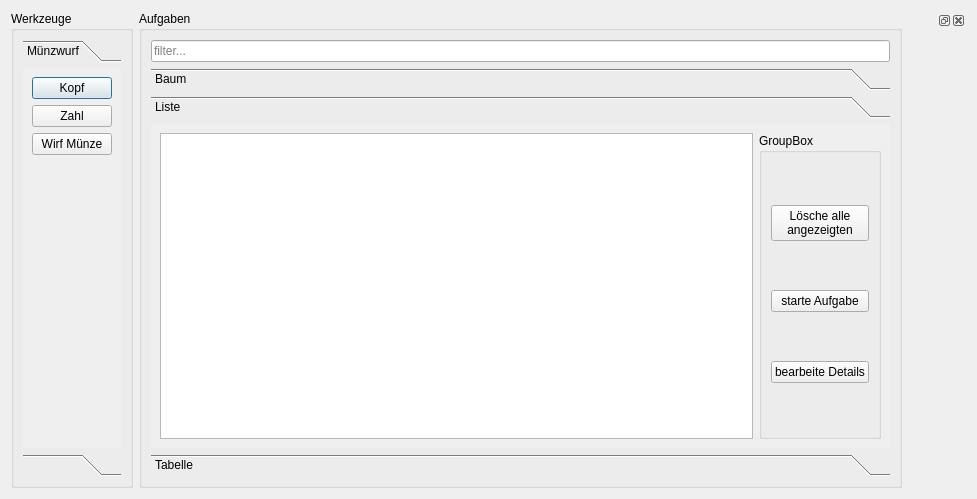
<?xml version="1.0" encoding="UTF-8"?>
<ui version="4.0">
 <class>Dialog</class>
 <widget class="QDialog" name="Dialog">
  <property name="geometry">
   <rect>
    <x>0</x>
    <y>0</y>
    <width>977</width>
    <height>499</height>
   </rect>
  </property>
  <property name="windowTitle">
   <string>Dialog</string>
  </property>
  <layout class="QHBoxLayout" name="horizontalLayout_3">
   <item>
    <widget class="QGroupBox" name="groupBox_2">
     <property name="sizePolicy">
      <sizepolicy hsizetype="Minimum" vsizetype="Minimum">
       <horstretch>0</horstretch>
       <verstretch>0</verstretch>
      </sizepolicy>
     </property>
     <property name="title">
      <string>Werkzeuge</string>
     </property>
     <layout class="QHBoxLayout" name="horizontalLayout_4">
      <item>
       <widget class="QToolBox" name="toolBox_2">
        <property name="sizePolicy">
         <sizepolicy hsizetype="Preferred" vsizetype="Minimum">
          <horstretch>0</horstretch>
          <verstretch>0</verstretch>
         </sizepolicy>
        </property>
        <property name="minimumSize">
         <size>
          <width>90</width>
          <height>0</height>
         </size>
        </property>
        <property name="currentIndex">
         <number>0</number>
        </property>
        <widget class="QWidget" name="page_4">
         <property name="geometry">
          <rect>
           <x>0</x>
           <y>0</y>
           <width>106</width>
           <height>377</height>
          </rect>
         </property>
         <attribute name="label">
          <string>Münzwurf</string>
         </attribute>
         <layout class="QFormLayout" name="formLayout">
          <item row="0" column="0">
           <widget class="QPushButton" name="throw_heads">
            <property name="sizePolicy">
             <sizepolicy hsizetype="Minimum" vsizetype="Fixed">
              <horstretch>0</horstretch>
              <verstretch>0</verstretch>
             </sizepolicy>
            </property>
            <property name="text">
             <string>Kopf</string>
            </property>
            <property name="flat">
             <bool>false</bool>
            </property>
           </widget>
          </item>
          <item row="1" column="0">
           <widget class="QPushButton" name="throw_tails">
            <property name="sizePolicy">
             <sizepolicy hsizetype="Minimum" vsizetype="Fixed">
              <horstretch>0</horstretch>
              <verstretch>0</verstretch>
             </sizepolicy>
            </property>
            <property name="text">
             <string>Zahl</string>
            </property>
           </widget>
          </item>
          <item row="2" column="0">
           <widget class="QPushButton" name="toss_coin">
            <property name="text">
             <string>Wirf Münze</string>
            </property>
            <property name="icon">
             <iconset>
              <normaloff>../extra/feathericons/coin.svg</normaloff>../extra/feathericons/coin.svg</iconset>
            </property>
           </widget>
          </item>
         </layout>
        </widget>
        <widget class="QWidget" name="page_5">
         <property name="geometry">
          <rect>
           <x>0</x>
           <y>0</y>
           <width>90</width>
           <height>394</height>
          </rect>
         </property>
         <attribute name="label">
          <string>&lt;deine Idee&gt;</string>
         </attribute>
        </widget>
       </widget>
      </item>
     </layout>
    </widget>
   </item>
   <item>
    <widget class="QGroupBox" name="groupBox">
     <property name="sizePolicy">
      <sizepolicy hsizetype="Expanding" vsizetype="Preferred">
       <horstretch>10</horstretch>
       <verstretch>0</verstretch>
      </sizepolicy>
     </property>
     <property name="title">
      <string>Aufgaben</string>
     </property>
     <layout class="QVBoxLayout" name="verticalLayout_3">
      <item>
       <widget class="QLineEdit" name="lineEdit">
        <property name="inputMask">
         <string/>
        </property>
        <property name="text">
         <string/>
        </property>
        <property name="maxLength">
         <number>32767</number>
        </property>
        <property name="frame">
         <bool>true</bool>
        </property>
        <property name="dragEnabled">
         <bool>true</bool>
        </property>
        <property name="placeholderText">
         <string>filter...</string>
        </property>
        <property name="cursorMoveStyle">
         <enum>Qt::LogicalMoveStyle</enum>
        </property>
        <property name="clearButtonEnabled">
         <bool>true</bool>
        </property>
       </widget>
      </item>
      <item>
       <widget class="QToolBox" name="toolBox">
        <property name="currentIndex">
         <number>1</number>
        </property>
        <widget class="QWidget" name="page">
         <property name="geometry">
          <rect>
           <x>0</x>
           <y>0</y>
           <width>728</width>
           <height>341</height>
          </rect>
         </property>
         <attribute name="label">
          <string>Baum</string>
         </attribute>
         <layout class="QHBoxLayout" name="horizontalLayout">
          <item>
           <widget class="QTreeView" name="treeView"/>
          </item>
         </layout>
        </widget>
        <widget class="QWidget" name="page_2">
         <property name="geometry">
          <rect>
           <x>0</x>
           <y>0</y>
           <width>728</width>
           <height>341</height>
          </rect>
         </property>
         <attribute name="label">
          <string>Liste</string>
         </attribute>
         <layout class="QHBoxLayout" name="horizontalLayout_5">
          <item>
           <widget class="QTableView" name="listView">
            <property name="autoFillBackground">
             <bool>false</bool>
            </property>
            <property name="sizeAdjustPolicy">
             <enum>QAbstractScrollArea::AdjustToContents</enum>
            </property>
            <property name="editTriggers">
             <set>QAbstractItemView::DoubleClicked|QAbstractItemView::EditKeyPressed</set>
            </property>
            <property name="tabKeyNavigation">
             <bool>false</bool>
            </property>
            <property name="dragDropOverwriteMode">
             <bool>false</bool>
            </property>
            <property name="selectionMode">
             <enum>QAbstractItemView::SingleSelection</enum>
            </property>
            <property name="selectionBehavior">
             <enum>QAbstractItemView::SelectRows</enum>
            </property>
            <property name="sortingEnabled">
             <bool>true</bool>
            </property>
            <attribute name="verticalHeaderShowSortIndicator" stdset="0">
             <bool>true</bool>
            </attribute>
           </widget>
          </item>
          <item>
           <widget class="QGroupBox" name="groupBox_3">
            <property name="title">
             <string>GroupBox</string>
            </property>
            <layout class="QVBoxLayout" name="verticalLayout">
             <item>
              <widget class="QPushButton" name="delete_tasks">
               <property name="text">
                <string>Lösche alle 
angezeigten</string>
               </property>
              </widget>
             </item>
             <item>
              <widget class="QPushButton" name="start_task">
               <property name="text">
                <string>starte Aufgabe</string>
               </property>
              </widget>
             </item>
             <item>
              <widget class="QPushButton" name="edit_selection">
               <property name="text">
                <string>bearbeite Details</string>
               </property>
               <property name="shortcut">
                <string>Return, Space</string>
               </property>
               <property name="autoDefault">
                <bool>true</bool>
               </property>
               <property name="default">
                <bool>true</bool>
               </property>
              </widget>
             </item>
            </layout>
           </widget>
          </item>
         </layout>
        </widget>
        <widget class="QWidget" name="page_3">
         <property name="geometry">
          <rect>
           <x>0</x>
           <y>0</y>
           <width>728</width>
           <height>341</height>
          </rect>
         </property>
         <attribute name="label">
          <string>Tabelle</string>
         </attribute>
         <layout class="QHBoxLayout" name="horizontalLayout_2">
          <item>
           <widget class="QTableView" name="tableView">
            <property name="sizePolicy">
             <sizepolicy hsizetype="Preferred" vsizetype="MinimumExpanding">
              <horstretch>5</horstretch>
              <verstretch>0</verstretch>
             </sizepolicy>
            </property>
           </widget>
          </item>
         </layout>
        </widget>
       </widget>
      </item>
     </layout>
    </widget>
   </item>
   <item>
    <widget class="QDockWidget" name="filter_dock">
     <widget class="QWidget" name="dockWidgetContents"/>
    </widget>
   </item>
  </layout>
 </widget>
 <resources/>
 <connections/>
</ui>
